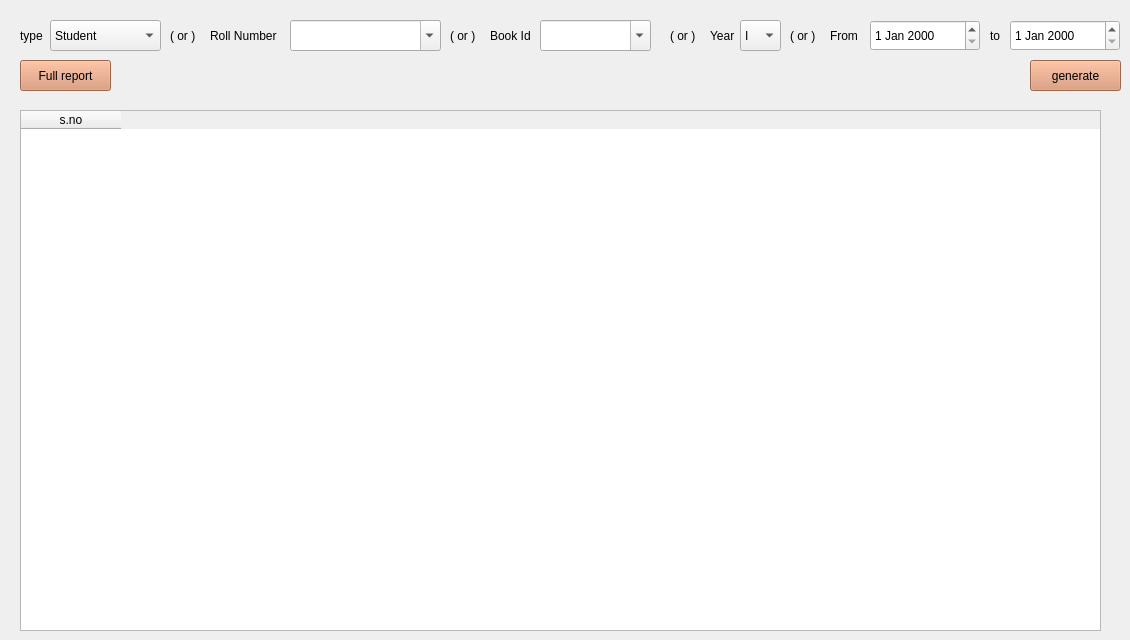
    <widget class="QWidget" name="report_page">
     <widget class="QLabel" name="report_register_no_label">
      <property name="geometry">
       <rect>
        <x>210</x>
        <y>20</y>
        <width>101</width>
        <height>31</height>
       </rect>
      </property>
      <property name="text">
       <string>Roll Number</string>
      </property>
     </widget>
     <widget class="QComboBox" name="report_register_cbox">
      <property name="geometry">
       <rect>
        <x>290</x>
        <y>20</y>
        <width>151</width>
        <height>31</height>
       </rect>
      </property>
      <property name="editable">
       <bool>true</bool>
      </property>
     </widget>
     <widget class="QLabel" name="report_book_id_label">
      <property name="geometry">
       <rect>
        <x>490</x>
        <y>20</y>
        <width>51</width>
        <height>31</height>
       </rect>
      </property>
      <property name="text">
       <string>Book Id</string>
      </property>
     </widget>
     <widget class="QComboBox" name="report_bookid_cbox">
      <property name="geometry">
       <rect>
        <x>540</x>
        <y>20</y>
        <width>111</width>
        <height>31</height>
       </rect>
      </property>
      <property name="editable">
       <bool>true</bool>
      </property>
     </widget>
     <widget class="QDateEdit" name="report_from_date">
      <property name="geometry">
       <rect>
        <x>870</x>
        <y>20</y>
        <width>110</width>
        <height>31</height>
       </rect>
      </property>
     </widget>
     <widget class="QDateEdit" name="report_2_date">
      <property name="geometry">
       <rect>
        <x>1010</x>
        <y>20</y>
        <width>110</width>
        <height>31</height>
       </rect>
      </property>
     </widget>
     <widget class="QPushButton" name="report_generate_btn">
      <property name="geometry">
       <rect>
        <x>1030</x>
        <y>60</y>
        <width>91</width>
        <height>31</height>
       </rect>
      </property>
      <property name="palette">
       <palette>
        <active>
         <colorrole role="WindowText">
          <brush brushstyle="SolidPattern">
           <color alpha="255">
            <red>0</red>
            <green>0</green>
            <blue>0</blue>
           </color>
          </brush>
         </colorrole>
         <colorrole role="Button">
          <brush brushstyle="SolidPattern">
           <color alpha="255">
            <red>216</red>
            <green>144</green>
            <blue>107</blue>
           </color>
          </brush>
         </colorrole>
         <colorrole role="Light">
          <brush brushstyle="SolidPattern">
           <color alpha="255">
            <red>255</red>
            <green>216</green>
            <blue>196</blue>
           </color>
          </brush>
         </colorrole>
         <colorrole role="Midlight">
          <brush brushstyle="SolidPattern">
           <color alpha="255">
            <red>235</red>
            <green>180</green>
            <blue>151</blue>
           </color>
          </brush>
         </colorrole>
         <colorrole role="Dark">
          <brush brushstyle="SolidPattern">
           <color alpha="255">
            <red>108</red>
            <green>72</green>
            <blue>53</blue>
           </color>
          </brush>
         </colorrole>
         <colorrole role="Mid">
          <brush brushstyle="SolidPattern">
           <color alpha="255">
            <red>144</red>
            <green>96</green>
            <blue>71</blue>
           </color>
          </brush>
         </colorrole>
         <colorrole role="Text">
          <brush brushstyle="SolidPattern">
           <color alpha="255">
            <red>0</red>
            <green>0</green>
            <blue>0</blue>
           </color>
          </brush>
         </colorrole>
         <colorrole role="BrightText">
          <brush brushstyle="SolidPattern">
           <color alpha="255">
            <red>255</red>
            <green>255</green>
            <blue>255</blue>
           </color>
          </brush>
         </colorrole>
         <colorrole role="ButtonText">
          <brush brushstyle="SolidPattern">
           <color alpha="255">
            <red>0</red>
            <green>0</green>
            <blue>0</blue>
           </color>
          </brush>
         </colorrole>
         <colorrole role="Base">
          <brush brushstyle="SolidPattern">
           <color alpha="255">
            <red>255</red>
            <green>255</green>
            <blue>255</blue>
           </color>
          </brush>
         </colorrole>
         <colorrole role="Window">
          <brush brushstyle="SolidPattern">
           <color alpha="255">
            <red>216</red>
            <green>144</green>
            <blue>107</blue>
           </color>
          </brush>
         </colorrole>
         <colorrole role="Shadow">
          <brush brushstyle="SolidPattern">
           <color alpha="255">
            <red>0</red>
            <green>0</green>
            <blue>0</blue>
           </color>
          </brush>
         </colorrole>
         <colorrole role="AlternateBase">
          <brush brushstyle="SolidPattern">
           <color alpha="255">
            <red>235</red>
            <green>199</green>
            <blue>181</blue>
           </color>
          </brush>
         </colorrole>
         <colorrole role="ToolTipBase">
          <brush brushstyle="SolidPattern">
           <color alpha="255">
            <red>255</red>
            <green>255</green>
            <blue>220</blue>
           </color>
          </brush>
         </colorrole>
         <colorrole role="ToolTipText">
          <brush brushstyle="SolidPattern">
           <color alpha="255">
            <red>0</red>
            <green>0</green>
            <blue>0</blue>
           </color>
          </brush>
         </colorrole>
         <colorrole role="PlaceholderText">
          <brush brushstyle="SolidPattern">
           <color alpha="128">
            <red>0</red>
            <green>0</green>
            <blue>0</blue>
           </color>
          </brush>
         </colorrole>
        </active>
        <inactive>
         <colorrole role="WindowText">
          <brush brushstyle="SolidPattern">
           <color alpha="255">
            <red>0</red>
            <green>0</green>
            <blue>0</blue>
           </color>
          </brush>
         </colorrole>
         <colorrole role="Button">
          <brush brushstyle="SolidPattern">
           <color alpha="255">
            <red>216</red>
            <green>144</green>
            <blue>107</blue>
           </color>
          </brush>
         </colorrole>
         <colorrole role="Light">
          <brush brushstyle="SolidPattern">
           <color alpha="255">
            <red>255</red>
            <green>216</green>
            <blue>196</blue>
           </color>
          </brush>
         </colorrole>
         <colorrole role="Midlight">
          <brush brushstyle="SolidPattern">
           <color alpha="255">
            <red>235</red>
            <green>180</green>
            <blue>151</blue>
           </color>
          </brush>
         </colorrole>
         <colorrole role="Dark">
          <brush brushstyle="SolidPattern">
           <color alpha="255">
            <red>108</red>
            <green>72</green>
            <blue>53</blue>
           </color>
          </brush>
         </colorrole>
         <colorrole role="Mid">
          <brush brushstyle="SolidPattern">
           <color alpha="255">
            <red>144</red>
            <green>96</green>
            <blue>71</blue>
           </color>
          </brush>
         </colorrole>
         <colorrole role="Text">
          <brush brushstyle="SolidPattern">
           <color alpha="255">
            <red>0</red>
            <green>0</green>
            <blue>0</blue>
           </color>
          </brush>
         </colorrole>
         <colorrole role="BrightText">
          <brush brushstyle="SolidPattern">
           <color alpha="255">
            <red>255</red>
            <green>255</green>
            <blue>255</blue>
           </color>
          </brush>
         </colorrole>
         <colorrole role="ButtonText">
          <brush brushstyle="SolidPattern">
           <color alpha="255">
            <red>0</red>
            <green>0</green>
            <blue>0</blue>
           </color>
          </brush>
         </colorrole>
         <colorrole role="Base">
          <brush brushstyle="SolidPattern">
           <color alpha="255">
            <red>255</red>
            <green>255</green>
            <blue>255</blue>
           </color>
          </brush>
         </colorrole>
         <colorrole role="Window">
          <brush brushstyle="SolidPattern">
           <color alpha="255">
            <red>216</red>
            <green>144</green>
            <blue>107</blue>
           </color>
          </brush>
         </colorrole>
         <colorrole role="Shadow">
          <brush brushstyle="SolidPattern">
           <color alpha="255">
            <red>0</red>
            <green>0</green>
            <blue>0</blue>
           </color>
          </brush>
         </colorrole>
         <colorrole role="AlternateBase">
          <brush brushstyle="SolidPattern">
           <color alpha="255">
            <red>235</red>
            <green>199</green>
            <blue>181</blue>
           </color>
          </brush>
         </colorrole>
         <colorrole role="ToolTipBase">
          <brush brushstyle="SolidPattern">
           <color alpha="255">
            <red>255</red>
            <green>255</green>
            <blue>220</blue>
           </color>
          </brush>
         </colorrole>
         <colorrole role="ToolTipText">
          <brush brushstyle="SolidPattern">
           <color alpha="255">
            <red>0</red>
            <green>0</green>
            <blue>0</blue>
           </color>
          </brush>
         </colorrole>
         <colorrole role="PlaceholderText">
          <brush brushstyle="SolidPattern">
           <color alpha="128">
            <red>0</red>
            <green>0</green>
            <blue>0</blue>
           </color>
          </brush>
         </colorrole>
        </inactive>
        <disabled>
         <colorrole role="WindowText">
          <brush brushstyle="SolidPattern">
           <color alpha="255">
            <red>108</red>
            <green>72</green>
            <blue>53</blue>
           </color>
          </brush>
         </colorrole>
         <colorrole role="Button">
          <brush brushstyle="SolidPattern">
           <color alpha="255">
            <red>216</red>
            <green>144</green>
            <blue>107</blue>
           </color>
          </brush>
         </colorrole>
         <colorrole role="Light">
          <brush brushstyle="SolidPattern">
           <color alpha="255">
            <red>255</red>
            <green>216</green>
            <blue>196</blue>
           </color>
          </brush>
         </colorrole>
         <colorrole role="Midlight">
          <brush brushstyle="SolidPattern">
           <color alpha="255">
            <red>235</red>
            <green>180</green>
            <blue>151</blue>
           </color>
          </brush>
         </colorrole>
         <colorrole role="Dark">
          <brush brushstyle="SolidPattern">
           <color alpha="255">
            <red>108</red>
            <green>72</green>
            <blue>53</blue>
           </color>
          </brush>
         </colorrole>
         <colorrole role="Mid">
          <brush brushstyle="SolidPattern">
           <color alpha="255">
            <red>144</red>
            <green>96</green>
            <blue>71</blue>
           </color>
          </brush>
         </colorrole>
         <colorrole role="Text">
          <brush brushstyle="SolidPattern">
           <color alpha="255">
            <red>108</red>
            <green>72</green>
            <blue>53</blue>
           </color>
          </brush>
         </colorrole>
         <colorrole role="BrightText">
          <brush brushstyle="SolidPattern">
           <color alpha="255">
            <red>255</red>
            <green>255</green>
            <blue>255</blue>
           </color>
          </brush>
         </colorrole>
         <colorrole role="ButtonText">
          <brush brushstyle="SolidPattern">
           <color alpha="255">
            <red>108</red>
            <green>72</green>
            <blue>53</blue>
           </color>
          </brush>
         </colorrole>
         <colorrole role="Base">
          <brush brushstyle="SolidPattern">
           <color alpha="255">
            <red>216</red>
            <green>144</green>
            <blue>107</blue>
           </color>
          </brush>
         </colorrole>
         <colorrole role="Window">
          <brush brushstyle="SolidPattern">
           <color alpha="255">
            <red>216</red>
            <green>144</green>
            <blue>107</blue>
           </color>
          </brush>
         </colorrole>
         <colorrole role="Shadow">
          <brush brushstyle="SolidPattern">
           <color alpha="255">
            <red>0</red>
            <green>0</green>
            <blue>0</blue>
           </color>
          </brush>
         </colorrole>
         <colorrole role="AlternateBase">
          <brush brushstyle="SolidPattern">
           <color alpha="255">
            <red>216</red>
            <green>144</green>
            <blue>107</blue>
           </color>
          </brush>
         </colorrole>
         <colorrole role="ToolTipBase">
          <brush brushstyle="SolidPattern">
           <color alpha="255">
            <red>255</red>
            <green>255</green>
            <blue>220</blue>
           </color>
          </brush>
         </colorrole>
         <colorrole role="ToolTipText">
          <brush brushstyle="SolidPattern">
           <color alpha="255">
            <red>0</red>
            <green>0</green>
            <blue>0</blue>
           </color>
          </brush>
         </colorrole>
         <colorrole role="PlaceholderText">
          <brush brushstyle="SolidPattern">
           <color alpha="128">
            <red>0</red>
            <green>0</green>
            <blue>0</blue>
           </color>
          </brush>
         </colorrole>
        </disabled>
       </palette>
      </property>
      <property name="text">
       <string>generate</string>
      </property>
     </widget>
     <widget class="QLabel" name="label_3">
      <property name="geometry">
       <rect>
        <x>990</x>
        <y>20</y>
        <width>21</width>
        <height>31</height>
       </rect>
      </property>
      <property name="text">
       <string>to</string>
      </property>
     </widget>
     <widget class="QLabel" name="label_4">
      <property name="geometry">
       <rect>
        <x>830</x>
        <y>20</y>
        <width>31</width>
        <height>31</height>
       </rect>
      </property>
      <property name="text">
       <string>From</string>
      </property>
     </widget>
     <widget class="QLabel" name="label_5">
      <property name="geometry">
       <rect>
        <x>450</x>
        <y>20</y>
        <width>31</width>
        <height>31</height>
       </rect>
      </property>
      <property name="text">
       <string>( or )</string>
      </property>
     </widget>
     <widget class="QLabel" name="label_6">
      <property name="geometry">
       <rect>
        <x>670</x>
        <y>20</y>
        <width>31</width>
        <height>31</height>
       </rect>
      </property>
      <property name="text">
       <string>( or )</string>
      </property>
     </widget>
     <widget class="QComboBox" name="report_year_cbox">
      <property name="geometry">
       <rect>
        <x>740</x>
        <y>20</y>
        <width>41</width>
        <height>31</height>
       </rect>
      </property>
      <item>
       <property name="text">
        <string>I</string>
       </property>
      </item>
      <item>
       <property name="text">
        <string>II</string>
       </property>
      </item>
      <item>
       <property name="text">
        <string>III</string>
       </property>
      </item>
      <item>
       <property name="text">
        <string>IV</string>
       </property>
      </item>
     </widget>
     <widget class="QLabel" name="label_46">
      <property name="geometry">
       <rect>
        <x>710</x>
        <y>20</y>
        <width>31</width>
        <height>31</height>
       </rect>
      </property>
      <property name="text">
       <string>Year</string>
      </property>
     </widget>
     <widget class="QLabel" name="label_48">
      <property name="geometry">
       <rect>
        <x>790</x>
        <y>20</y>
        <width>31</width>
        <height>31</height>
       </rect>
      </property>
      <property name="text">
       <string>( or )</string>
      </property>
     </widget>
     <widget class="QPushButton" name="pushButton_11">
      <property name="geometry">
       <rect>
        <x>20</x>
        <y>60</y>
        <width>91</width>
        <height>31</height>
       </rect>
      </property>
      <property name="palette">
       <palette>
        <active>
         <colorrole role="WindowText">
          <brush brushstyle="SolidPattern">
           <color alpha="255">
            <red>0</red>
            <green>0</green>
            <blue>0</blue>
           </color>
          </brush>
         </colorrole>
         <colorrole role="Button">
          <brush brushstyle="SolidPattern">
           <color alpha="255">
            <red>216</red>
            <green>144</green>
            <blue>107</blue>
           </color>
          </brush>
         </colorrole>
         <colorrole role="Light">
          <brush brushstyle="SolidPattern">
           <color alpha="255">
            <red>255</red>
            <green>216</green>
            <blue>196</blue>
           </color>
          </brush>
         </colorrole>
         <colorrole role="Midlight">
          <brush brushstyle="SolidPattern">
           <color alpha="255">
            <red>235</red>
            <green>180</green>
            <blue>151</blue>
           </color>
          </brush>
         </colorrole>
         <colorrole role="Dark">
          <brush brushstyle="SolidPattern">
           <color alpha="255">
            <red>108</red>
            <green>72</green>
            <blue>53</blue>
           </color>
          </brush>
         </colorrole>
         <colorrole role="Mid">
          <brush brushstyle="SolidPattern">
           <color alpha="255">
            <red>144</red>
            <green>96</green>
            <blue>71</blue>
           </color>
          </brush>
         </colorrole>
         <colorrole role="Text">
          <brush brushstyle="SolidPattern">
           <color alpha="255">
            <red>0</red>
            <green>0</green>
            <blue>0</blue>
           </color>
          </brush>
         </colorrole>
         <colorrole role="BrightText">
          <brush brushstyle="SolidPattern">
           <color alpha="255">
            <red>255</red>
            <green>255</green>
            <blue>255</blue>
           </color>
          </brush>
         </colorrole>
         <colorrole role="ButtonText">
          <brush brushstyle="SolidPattern">
           <color alpha="255">
            <red>0</red>
            <green>0</green>
            <blue>0</blue>
           </color>
          </brush>
         </colorrole>
         <colorrole role="Base">
          <brush brushstyle="SolidPattern">
           <color alpha="255">
            <red>255</red>
            <green>255</green>
            <blue>255</blue>
           </color>
          </brush>
         </colorrole>
         <colorrole role="Window">
          <brush brushstyle="SolidPattern">
           <color alpha="255">
            <red>216</red>
            <green>144</green>
            <blue>107</blue>
           </color>
          </brush>
         </colorrole>
         <colorrole role="Shadow">
          <brush brushstyle="SolidPattern">
           <color alpha="255">
            <red>0</red>
            <green>0</green>
            <blue>0</blue>
           </color>
          </brush>
         </colorrole>
         <colorrole role="AlternateBase">
          <brush brushstyle="SolidPattern">
           <color alpha="255">
            <red>235</red>
            <green>199</green>
            <blue>181</blue>
           </color>
          </brush>
         </colorrole>
         <colorrole role="ToolTipBase">
          <brush brushstyle="SolidPattern">
           <color alpha="255">
            <red>255</red>
            <green>255</green>
            <blue>220</blue>
           </color>
          </brush>
         </colorrole>
         <colorrole role="ToolTipText">
          <brush brushstyle="SolidPattern">
           <color alpha="255">
            <red>0</red>
            <green>0</green>
            <blue>0</blue>
           </color>
          </brush>
         </colorrole>
         <colorrole role="PlaceholderText">
          <brush brushstyle="SolidPattern">
           <color alpha="128">
            <red>0</red>
            <green>0</green>
            <blue>0</blue>
           </color>
          </brush>
         </colorrole>
        </active>
        <inactive>
         <colorrole role="WindowText">
          <brush brushstyle="SolidPattern">
           <color alpha="255">
            <red>0</red>
            <green>0</green>
            <blue>0</blue>
           </color>
          </brush>
         </colorrole>
         <colorrole role="Button">
          <brush brushstyle="SolidPattern">
           <color alpha="255">
            <red>216</red>
            <green>144</green>
            <blue>107</blue>
           </color>
          </brush>
         </colorrole>
         <colorrole role="Light">
          <brush brushstyle="SolidPattern">
           <color alpha="255">
            <red>255</red>
            <green>216</green>
            <blue>196</blue>
           </color>
          </brush>
         </colorrole>
         <colorrole role="Midlight">
          <brush brushstyle="SolidPattern">
           <color alpha="255">
            <red>235</red>
            <green>180</green>
            <blue>151</blue>
           </color>
          </brush>
         </colorrole>
         <colorrole role="Dark">
          <brush brushstyle="SolidPattern">
           <color alpha="255">
            <red>108</red>
            <green>72</green>
            <blue>53</blue>
           </color>
          </brush>
         </colorrole>
         <colorrole role="Mid">
          <brush brushstyle="SolidPattern">
           <color alpha="255">
            <red>144</red>
            <green>96</green>
            <blue>71</blue>
           </color>
          </brush>
         </colorrole>
         <colorrole role="Text">
          <brush brushstyle="SolidPattern">
           <color alpha="255">
            <red>0</red>
            <green>0</green>
            <blue>0</blue>
           </color>
          </brush>
         </colorrole>
         <colorrole role="BrightText">
          <brush brushstyle="SolidPattern">
           <color alpha="255">
            <red>255</red>
            <green>255</green>
            <blue>255</blue>
           </color>
          </brush>
         </colorrole>
         <colorrole role="ButtonText">
          <brush brushstyle="SolidPattern">
           <color alpha="255">
            <red>0</red>
            <green>0</green>
            <blue>0</blue>
           </color>
          </brush>
         </colorrole>
         <colorrole role="Base">
          <brush brushstyle="SolidPattern">
           <color alpha="255">
            <red>255</red>
            <green>255</green>
            <blue>255</blue>
           </color>
          </brush>
         </colorrole>
         <colorrole role="Window">
          <brush brushstyle="SolidPattern">
           <color alpha="255">
            <red>216</red>
            <green>144</green>
            <blue>107</blue>
           </color>
          </brush>
         </colorrole>
         <colorrole role="Shadow">
          <brush brushstyle="SolidPattern">
           <color alpha="255">
            <red>0</red>
            <green>0</green>
            <blue>0</blue>
           </color>
          </brush>
         </colorrole>
         <colorrole role="AlternateBase">
          <brush brushstyle="SolidPattern">
           <color alpha="255">
            <red>235</red>
            <green>199</green>
            <blue>181</blue>
           </color>
          </brush>
         </colorrole>
         <colorrole role="ToolTipBase">
          <brush brushstyle="SolidPattern">
           <color alpha="255">
            <red>255</red>
            <green>255</green>
            <blue>220</blue>
           </color>
          </brush>
         </colorrole>
         <colorrole role="ToolTipText">
          <brush brushstyle="SolidPattern">
           <color alpha="255">
            <red>0</red>
            <green>0</green>
            <blue>0</blue>
           </color>
          </brush>
         </colorrole>
         <colorrole role="PlaceholderText">
          <brush brushstyle="SolidPattern">
           <color alpha="128">
            <red>0</red>
            <green>0</green>
            <blue>0</blue>
           </color>
          </brush>
         </colorrole>
        </inactive>
        <disabled>
         <colorrole role="WindowText">
          <brush brushstyle="SolidPattern">
           <color alpha="255">
            <red>108</red>
            <green>72</green>
            <blue>53</blue>
           </color>
          </brush>
         </colorrole>
         <colorrole role="Button">
          <brush brushstyle="SolidPattern">
           <color alpha="255">
            <red>216</red>
            <green>144</green>
            <blue>107</blue>
           </color>
          </brush>
         </colorrole>
         <colorrole role="Light">
          <brush brushstyle="SolidPattern">
           <color alpha="255">
            <red>255</red>
            <green>216</green>
            <blue>196</blue>
           </color>
          </brush>
         </colorrole>
         <colorrole role="Midlight">
          <brush brushstyle="SolidPattern">
           <color alpha="255">
            <red>235</red>
            <green>180</green>
            <blue>151</blue>
           </color>
          </brush>
         </colorrole>
         <colorrole role="Dark">
          <brush brushstyle="SolidPattern">
           <color alpha="255">
            <red>108</red>
            <green>72</green>
            <blue>53</blue>
           </color>
          </brush>
         </colorrole>
         <colorrole role="Mid">
          <brush brushstyle="SolidPattern">
           <color alpha="255">
            <red>144</red>
            <green>96</green>
            <blue>71</blue>
           </color>
          </brush>
         </colorrole>
         <colorrole role="Text">
          <brush brushstyle="SolidPattern">
           <color alpha="255">
            <red>108</red>
            <green>72</green>
            <blue>53</blue>
           </color>
          </brush>
         </colorrole>
         <colorrole role="BrightText">
          <brush brushstyle="SolidPattern">
           <color alpha="255">
            <red>255</red>
            <green>255</green>
            <blue>255</blue>
           </color>
          </brush>
         </colorrole>
         <colorrole role="ButtonText">
          <brush brushstyle="SolidPattern">
           <color alpha="255">
            <red>108</red>
            <green>72</green>
            <blue>53</blue>
           </color>
          </brush>
         </colorrole>
         <colorrole role="Base">
          <brush brushstyle="SolidPattern">
           <color alpha="255">
            <red>216</red>
            <green>144</green>
            <blue>107</blue>
           </color>
          </brush>
         </colorrole>
         <colorrole role="Window">
          <brush brushstyle="SolidPattern">
           <color alpha="255">
            <red>216</red>
            <green>144</green>
            <blue>107</blue>
           </color>
          </brush>
         </colorrole>
         <colorrole role="Shadow">
          <brush brushstyle="SolidPattern">
           <color alpha="255">
            <red>0</red>
            <green>0</green>
            <blue>0</blue>
           </color>
          </brush>
         </colorrole>
         <colorrole role="AlternateBase">
          <brush brushstyle="SolidPattern">
           <color alpha="255">
            <red>216</red>
            <green>144</green>
            <blue>107</blue>
           </color>
          </brush>
         </colorrole>
         <colorrole role="ToolTipBase">
          <brush brushstyle="SolidPattern">
           <color alpha="255">
            <red>255</red>
            <green>255</green>
            <blue>220</blue>
           </color>
          </brush>
         </colorrole>
         <colorrole role="ToolTipText">
          <brush brushstyle="SolidPattern">
           <color alpha="255">
            <red>0</red>
            <green>0</green>
            <blue>0</blue>
           </color>
          </brush>
         </colorrole>
         <colorrole role="PlaceholderText">
          <brush brushstyle="SolidPattern">
           <color alpha="128">
            <red>0</red>
            <green>0</green>
            <blue>0</blue>
           </color>
          </brush>
         </colorrole>
        </disabled>
       </palette>
      </property>
      <property name="text">
       <string>Full report</string>
      </property>
     </widget>
     <widget class="QTableWidget" name="reporttablewidget">
      <property name="geometry">
       <rect>
        <x>20</x>
        <y>110</y>
        <width>1081</width>
        <height>521</height>
       </rect>
      </property>
      <column>
       <property name="text">
        <string>s.no</string>
       </property>
      </column>
     </widget>
     <widget class="QComboBox" name="report_typecbox">
      <property name="geometry">
       <rect>
        <x>50</x>
        <y>20</y>
        <width>111</width>
        <height>31</height>
       </rect>
      </property>
      <item>
       <property name="text">
        <string>Student</string>
       </property>
      </item>
      <item>
       <property name="text">
        <string>Faculty</string>
       </property>
      </item>
     </widget>
     <widget class="QLabel" name="label">
      <property name="geometry">
       <rect>
        <x>20</x>
        <y>20</y>
        <width>41</width>
        <height>31</height>
       </rect>
      </property>
      <property name="text">
       <string>type</string>
      </property>
     </widget>
     <widget class="QLabel" name="label_14">
      <property name="geometry">
       <rect>
        <x>170</x>
        <y>20</y>
        <width>31</width>
        <height>31</height>
       </rect>
      </property>
      <property name="text">
       <string>( or )</string>
      </property>
     </widget>
    </widget>
